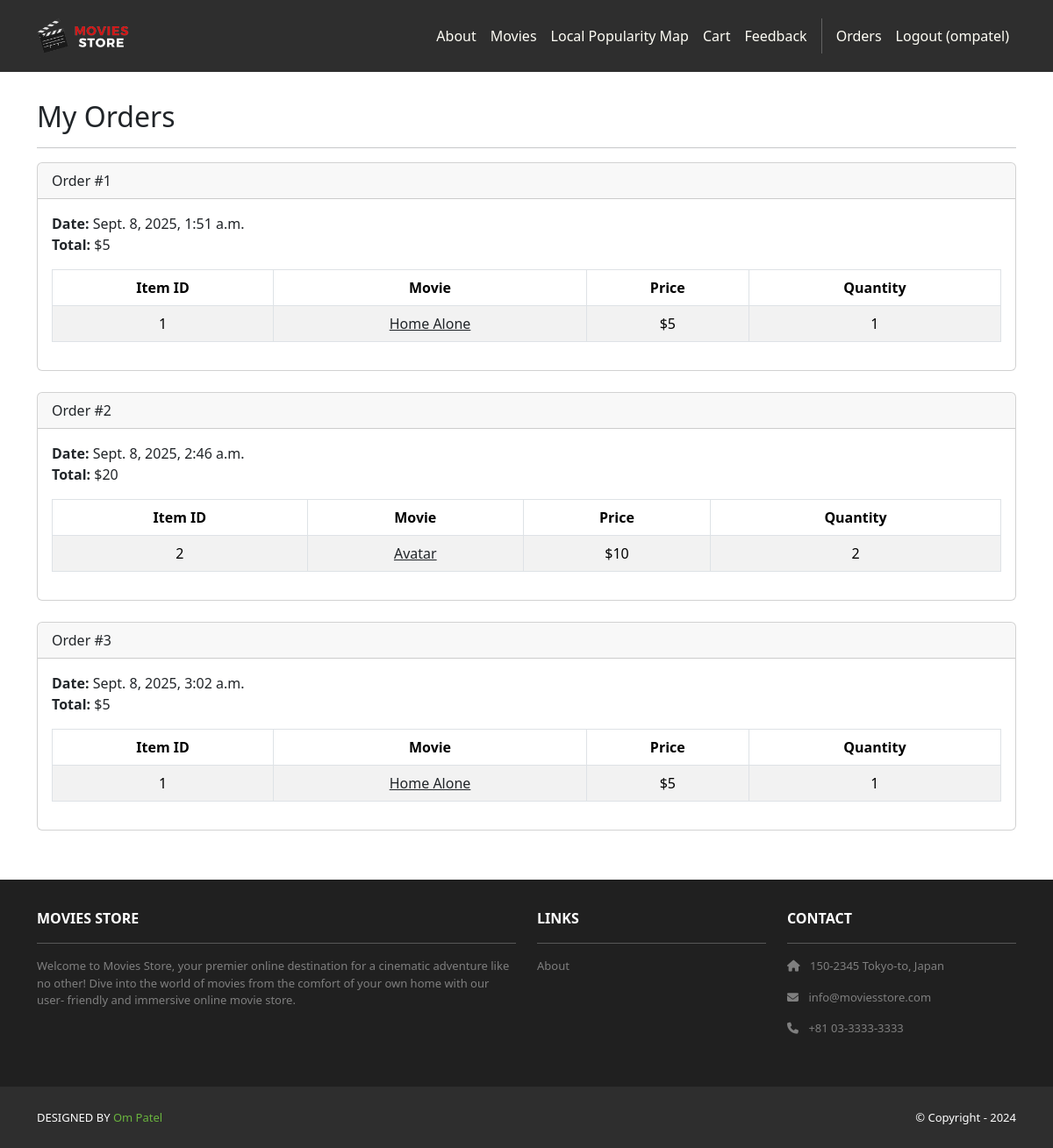
Page /accounts/orders/ (signed in) on the committed database.
### cart/models.py (models this page shows, shortened)
class Order(models.Model):
    id = models.AutoField(primary_key=True)
    total = models.IntegerField()
    date = models.DateTimeField(auto_now_add=True)
    user = models.ForeignKey(User,
        on_delete=models.CASCADE)

class Item(models.Model):
    id = models.AutoField(primary_key=True)
    price = models.IntegerField()
    quantity = models.IntegerField()
    order = models.ForeignKey(Order,
        on_delete=models.CASCADE)
    movie = models.ForeignKey(Movie,
        on_delete=models.CASCADE)

### movies/models.py (models this page shows, shortened)
class Movie(models.Model):
    id = models.AutoField(primary_key=True)
    name = models.CharField(max_length=255)
    price = models.IntegerField()
    description = models.TextField()
    image = models.ImageField(upload_to='movie_images/')

### accounts/views.py (the view)
# urls.py: path('orders/', views.orders, name='accounts.orders'),
@login_required
def orders(request):
    template_data = {}
    template_data['title'] = 'Orders'
    template_data['orders'] = request.user.order_set.all()
    return render(request, 'accounts/orders.html',
        {'template_data': template_data})

### accounts/templates/accounts/orders.html
{% extends 'base.html' %}
{% block content %}
<div class="p-3">
  <div class="container">
    <div class="row mt-3">
      <div class="col mx-auto mb-3">
        <h2>My Orders</h2>
        <hr />
        {% for order in template_data.orders %}
        <div class="card mb-4">
          <div class="card-header">
            Order #{{ order.id }}
          </div>
          <div class="card-body">
            <b>Date:</b> {{ order.date }}<br />
            <b>Total:</b> ${{ order.total }}<br />
            <table class="table table-bordered
              table-striped text-center mt-3">
              <thead>
                <tr>
                  <th scope="col">Item ID</th>
                  <th scope="col">Movie</th>
                  <th scope="col">Price</th>
                  <th scope="col">Quantity</th>
                </tr>
              </thead>
              <tbody>
                {% for item in order.item_set.all %}
                <tr>
                  <td>{{ item.movie.id }}</td>
                  <td>
                    <a class="link-dark"
                      href="{% url 'movies.show'
                      id=item.movie.id %}">
                      {{ item.movie.name }}
                    </a>
                  </td>
                  <td>${{ item.movie.price }}</td>
                  <td>{{ item.quantity }}</td>
                </tr>
                {% endfor %}
              </tbody>
            </table>
          </div>
        </div>
        {% endfor %}
      </div>
    </div>
  </div>
</div>
{% endblock content %}

### moviesstore/templates/base.html (shortened to what this page needs)
<!DOCTYPE html>
<html>
    {% load static %}
  <head>
    <link href="https://cdn.jsdelivr.net/npm/bootstrap@5.3.3/dist/css/bootstrap.min.css" rel="stylesheet">
    <link rel="stylesheet" href="https://cdnjs.cloudflare.com/ajax/libs/font-awesome/6.1.1/css/all.min.css">
    <link rel="stylesheet" type="text/css" href="{% static 'css/style.css' %}">
  </head>
  <body>
    <nav class="p-3 navbar navbar-dark bg-dark navbar-expand-lg">
      <div class="container">
        <a class="navbar-brand" href="{% url 'home.index' %}">
          <img src="{% static 'img/logo.png' %}" alt="logo" height="40" />
        </a>
        <div class="collapse navbar-collapse" id="navbarNavAltMarkup">
          <div class="navbar-nav ms-auto navbar-ml">
            <a class="nav-link" href="{% url 'home.about' %}">About</a>
            <a class="nav-link" href="{% url 'movies.index' %}">Movies</a>
            <a class="nav-link" href="{% url 'movies.local_popularity_map' %}">Local Popularity Map</a>
            <a class="nav-link" href="{% url 'cart.index' %}">Cart</a>
            <a class="nav-link" href="{% url 'cart.feedback_list' %}">Feedback</a>
            {% if user.is_authenticated %}
            <a class="nav-link" href="{% url 'accounts.orders' %}">Orders</a>
            <a class="nav-link" href="{% url 'accounts.logout' %}">Logout ({{user.username }})</a>
            {% else %}
            <a class="nav-link" href="{% url 'accounts.login' %}">Login</a>
          <a class="nav-link" href="{% url 'accounts.signup' %}">Sign Up</a>
          {% endif %}
          </div>
        </div>
      </div>
    </nav>
    <div>
      {% block content %}
      {% endblock content %}
    </div>
    <section class="p-3 ms-footer d-none d-md-block">
      <div class="container">
        <div class="row mt-3 text-white">
          <div class="col-md-6 col-lg-6 col-xl-6
               mx-auto mb-4">
            <b>MOVIES STORE</b>
            <hr />
            <p>
              Welcome to Movies Store, your premier online
              destination for a cinematic adventure like no
              other! Dive into the world of movies from the
              comfort of your own home with our user-
              friendly and immersive online movie store.
            </p>
          </div>
          <div class="col-md-3 col-lg-3 col-xl-3
               mx-auto mb-4">
            <b>LINKS</b>
            <hr />
            <p><a class="nav-link"
              href="{% url 'home.about' %}">
              About
            </a></p>
          </div>
          <div class="col-md-3 col-lg-3 col-xl-3 mx-auto
               mb-4">
            <b>CONTACT</b>
            <hr />
            <p><i class="fas fa-home me-2"></i>
              150-2345 Tokyo-to, Japan
            </p>
            <p><i class="fas fa-envelope me-2"></i>
              info@moviesstore.com
            </p>
            <p><i class="fas fa-phone me-2"></i>
              +81 03-3333-3333
            </p>
          </div>
        </div>
      </div>
    </section>
    <section class="p-3 ms-footer-bottom bg-dark">
      <div class="container d-flex
           justify-content-between">
        <div class="me-5 text-white">
          <span>DESIGNED BY
            <a href="https://www.x.com/danielgarax"
            target="_blank">Om Patel</a>
          </span>
        </div>
        <div class="text-white">
          <span>© Copyright - 2024</span>
        </div>
      </div>
    </section>
  </body>
</html>

### moviesstore/static/css/style.css (style rules this page uses)
.navbar a.nav-link { color: #FFFEF6 !important; }
.bg-dark { background-color: #2E2E2E !important; }
.ms-footer { background-color: #202020; }
.ms-footer p { color: #7F7F7F; font-size: 13px; }
.ms-footer-bottom span { font-size: 13px; line-height: 38px; }
.ms-footer-bottom a { color: #6ab43e; text-decoration: none; }

### rows in the picture
Order: id "1", date "Sept. 8, 2025, 1:51 a.m.", total "5"
Item: movie.id "1", movie.name "Home Alone", movie.price "5", quantity "1"
Order: id "2", date "Sept. 8, 2025, 2:46 a.m.", total "20"
Item: movie.id "2", movie.name "Avatar", movie.price "10", quantity "2"
Order: id "3", date "Sept. 8, 2025, 3:02 a.m.", total "5"
Item: movie.id "1", movie.name "Home Alone", movie.price "5", quantity "1"

### other values in the picture
{{ user.username }} "ompatel"
